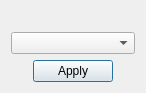
<?xml version="1.0" encoding="UTF-8"?>
<ui version="4.0">
 <class>Dialog</class>
 <widget class="QDialog" name="Dialog">
  <property name="geometry">
   <rect>
    <x>0</x>
    <y>0</y>
    <width>146</width>
    <height>93</height>
   </rect>
  </property>
  <property name="windowTitle">
   <string/>
  </property>
  <layout class="QVBoxLayout" name="verticalLayout">
   <item>
    <widget class="QLabel" name="text_label">
     <property name="text">
      <string/>
     </property>
    </widget>
   </item>
   <item>
    <widget class="QComboBox" name="content_combobox"/>
   </item>
   <item>
    <layout class="QHBoxLayout" name="horizontalLayout" stretch="20,60,20">
     <item>
      <spacer name="horizontalSpacer">
       <property name="orientation">
        <enum>Qt::Horizontal</enum>
       </property>
       <property name="sizeHint" stdset="0">
        <size>
         <width>40</width>
         <height>20</height>
        </size>
       </property>
      </spacer>
     </item>
     <item>
      <widget class="QPushButton" name="close_button">
       <property name="text">
        <string>Apply</string>
       </property>
      </widget>
     </item>
     <item>
      <spacer name="horizontalSpacer_2">
       <property name="orientation">
        <enum>Qt::Horizontal</enum>
       </property>
       <property name="sizeHint" stdset="0">
        <size>
         <width>40</width>
         <height>20</height>
        </size>
       </property>
      </spacer>
     </item>
    </layout>
   </item>
  </layout>
 </widget>
 <resources/>
 <connections/>
</ui>
